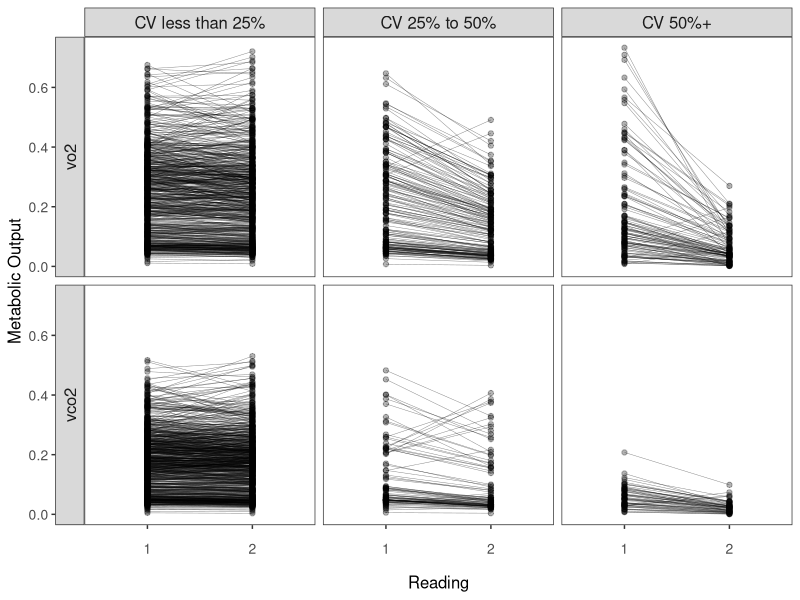
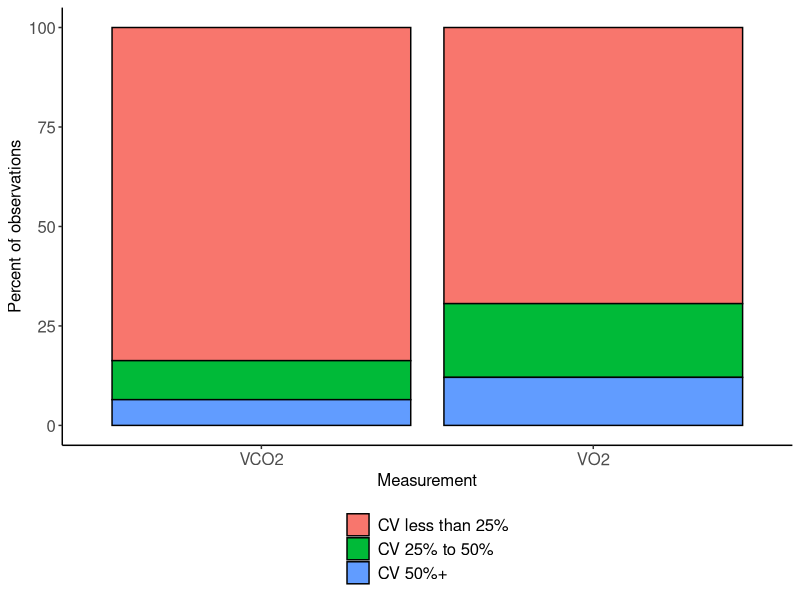
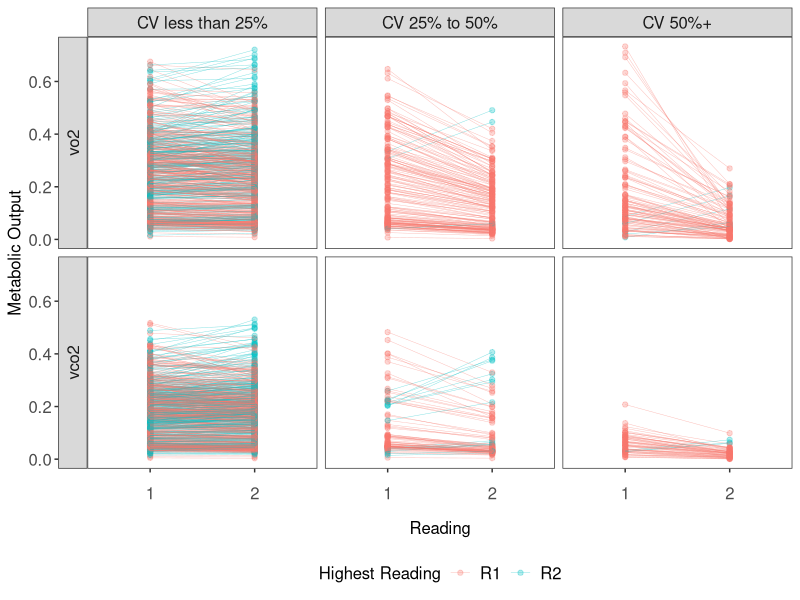
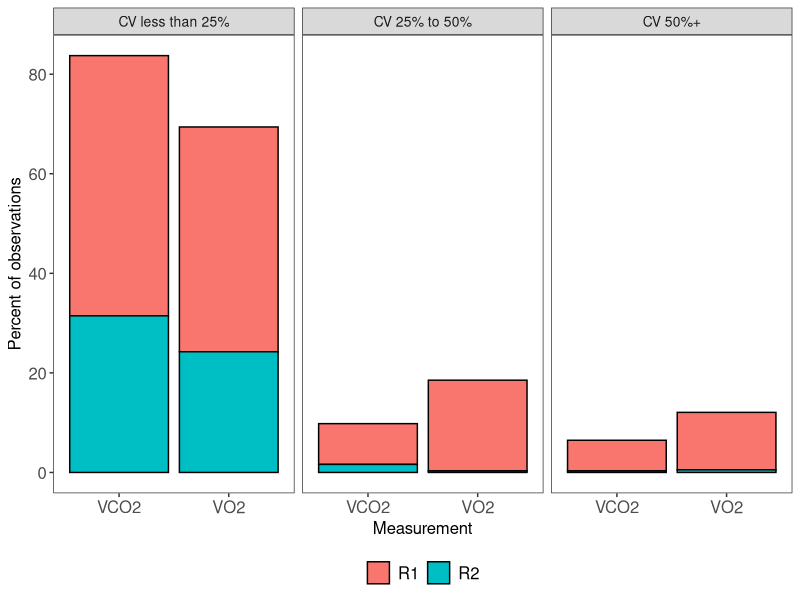
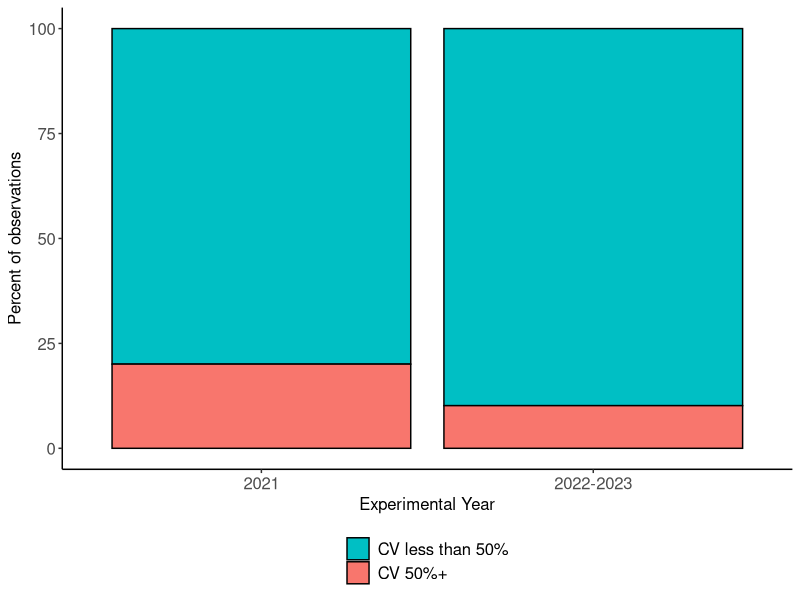
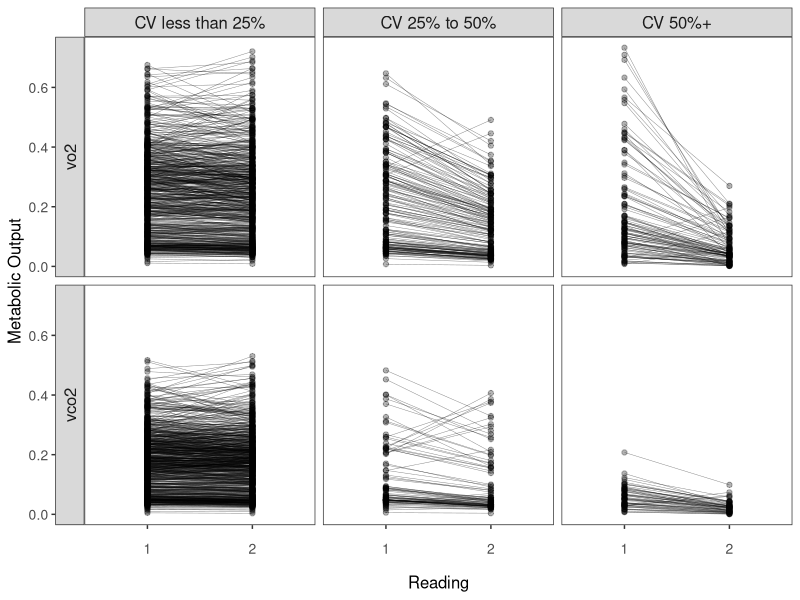
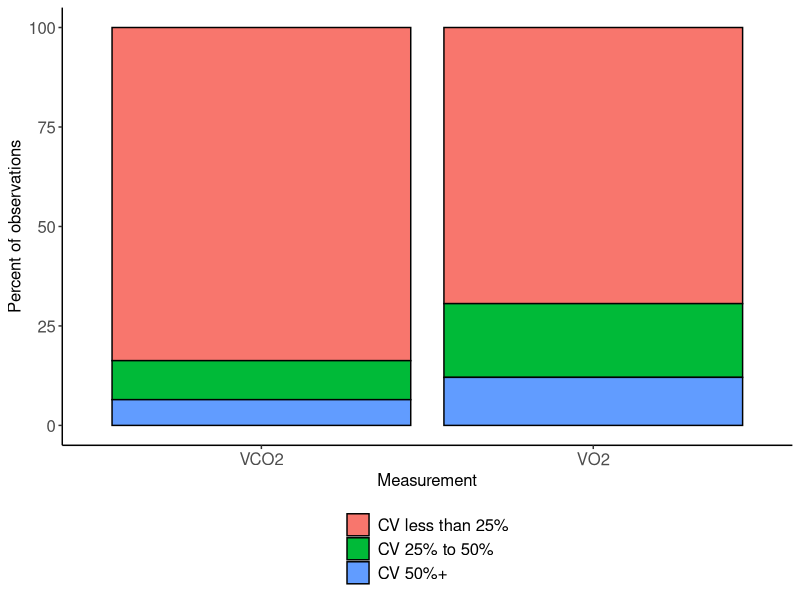
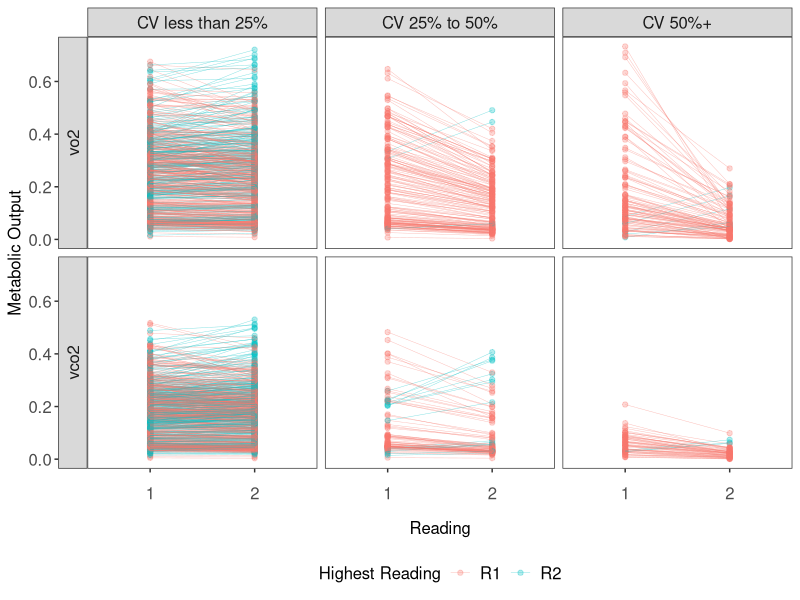

These figures' R source, in order:
##########################
# Adrien Eynaud
# 09 May 2026
# Promethion MS: analysis of technical replicates
##########################

# In this script, we will investigate MS Figure 1 and Supplementary Figure 1
# (technical replicates & coefficient of variation).


# load packages
library(plyr)
library(tidyverse)
library(lubridate)

# load data
dat.pub <- read.csv("Rdata/metab_replicates_for_analysis.csv")


# Figure 1 plots ----------------------------------------------------------

# Stratify by CV across the technical replicate readings.
high.cvs <- filter(dat.pub, cv.o2 >= 0 & cv.co2 >= 0)
high.cvs <- high.cvs[, which(colnames(high.cvs) %in% c("metab_identifier",
                                                       "reading",
                                                       "cv.o2",
                                                       "cv.co2",
                                                       "vo2",
                                                       "vco2"))]

long.high.cvs <- pivot_longer(
  high.cvs,
  cols = c(vo2, vco2),
  names_to = c("type"),
  values_to = c("value")
)

long.high.cvs <- pivot_longer(
  long.high.cvs,
  cols = c(cv.o2, cv.co2),
  values_to = c("cv_value")
)

ready.frame <- NULL
for (i in unique(long.high.cvs$metab_identifier)) {
  sub <- filter(long.high.cvs, metab_identifier == i)
  sub <- sub[c(5, 1, 8, 4), ]
  ready.frame <- rbind(ready.frame, sub)
}

ready.frame$cv_category <- NA
ready.frame$cv_category <- ifelse(ready.frame$cv_value < 25, "CV less than 25%", ready.frame$cv_category)
ready.frame$cv_category <- ifelse(ready.frame$cv_value >= 25 & ready.frame$cv_value < 50, "CV 25% to 50%", ready.frame$cv_category)
ready.frame$cv_category <- ifelse(ready.frame$cv_value >= 50, "CV 50%+", ready.frame$cv_category)

ready.frame$cv_category <- factor(ready.frame$cv_category,
                                  levels = c("CV less than 25%", "CV 25% to 50%", "CV 50%+"))
ready.frame$type <- factor(ready.frame$type, levels = c("vo2", "vco2"))

torm <- ready.frame[which(ready.frame$value > 0.75 | ready.frame$value < 0), ]$metab_identifier
`%notin%` <- Negate(`%in%`)
ready.frame <- ready.frame[which(ready.frame$metab_identifier %notin% torm), ]

# Figure 1B
p.reps <- ggplot(ready.frame, aes(x = as.factor(reading), y = value, group = metab_identifier)) +
  geom_point(alpha = 0.3, size = 1.5) +
  geom_line(alpha = 0.5, linewidth = 0.15, na.rm = TRUE) +
  theme_bw() +
  facet_grid(type ~ cv_category, scales = "fixed", space = "free_x", switch = "y") +
  labs(x = "Reading", y = "Metabolic Output", color = "Metabolic Identifier") +
  theme(
    legend.position = "bottom",
    axis.text = element_text(size = 10),
    axis.text.x = element_text(margin = margin(t = 10, b = 10)),
    axis.title = element_text(size = 12),
    strip.text = element_text(size = 12),
    panel.grid.major = element_blank(),
    panel.grid.minor = element_blank()
  )

p.reps
ggsave("Figures/cv_replicates/cv_replicate_readings.png", plot = p.reps, device = "png", dpi = 300, width = 5.2, height = 4)

# Figure 1C
pct.cv <- data.frame(table(ready.frame$cv_category, ready.frame$name))
pct.n <- ddply(pct.cv,
               .(Var2),
               summarise,
               n = sum(Freq))

pct.cv$n <- pct.n$n[match(pct.cv$Var2, pct.n$Var2)]
pct.cv$percent <- pct.cv$Freq / pct.cv$n * 100
pct.cv$Var2 <- ifelse(pct.cv$Var2 == "cv.o2", "VO2", "VCO2")

p.pct <- ggplot(pct.cv, aes(x = Var2, y = percent, fill = Var1)) +
  geom_bar(color = "black", stat = "identity") +
  theme_classic() +
  theme(legend.position = "bottom",
        legend.direction = "vertical",
        legend.text = element_text(size = 12),
        strip.text = element_text(size = 12),
        axis.text = element_text(size = 12),
        legend.title = element_blank(),
        axis.title = element_text(size = 12)) +
  labs(x = "Measurement", y = "Percent of observations")

p.pct
ggsave("Figures/cv_replicates/percent_of_observations.png", plot = p.pct, device = "png", dpi = 300, width = 2.5, height = 4)


# Supplementary Figure 1 --------------------------------------------------

# Fig. S1A-B: reading 1 versus reading 2 directionality
ready.frame2 <- ddply(ready.frame,
                      .(metab_identifier, name),
                      transform,
                      diff = value[reading == 1] - value[reading == 2])

ready.frame2$direction <- ifelse(ready.frame2$diff >= 0, "R1", "R2")

p.reps.r1r2 <- ggplot(ready.frame2, aes(x = as.factor(reading), y = value, group = metab_identifier, color = direction)) +
  geom_point(alpha = 0.3, size = 1.5) +
  geom_line(alpha = 0.5, linewidth = 0.15, na.rm = TRUE) +
  theme_bw() +
  facet_grid(type ~ cv_category, scales = "fixed", space = "free_x", switch = "y") +
  labs(x = "Reading", y = "Metabolic Output", color = "Highest Reading") +
  theme(
    legend.position = "bottom",
    axis.text = element_text(size = 12),
    axis.text.x = element_text(size = 12, margin = margin(t = 10, b = 10)),
    axis.title = element_text(size = 12),
    strip.text = element_text(size = 12),
    panel.grid.major = element_blank(),
    panel.grid.minor = element_blank(),
    legend.text = element_text(size = 12),
    legend.title = element_text(size = 12)
  )
p.reps.r1r2
ggsave("Figures/cv_replicates/cv_replicate_readings_R1R2.png", plot = p.reps.r1r2, device = "png", dpi = 300, width = 5.2, height = 4)

dat.pct <- ready.frame2 %>%
  select(cv_category, name, metab_identifier, direction) %>%
  unique()

pct.cv.r <- data.frame(table(dat.pct$cv_category, dat.pct$name, dat.pct$direction))
pct.n.r <- ddply(pct.cv.r,
                 .(Var2),
                 summarise,
                 n = sum(Freq))

pct.cv.r$n <- pct.n.r$n[match(pct.cv.r$Var2, pct.n.r$Var2)]
pct.cv.r$percent <- pct.cv.r$Freq / pct.cv.r$n * 100
pct.cv.r$Var2 <- ifelse(pct.cv.r$Var2 == "cv.o2", "VO2", "VCO2")

p.pct.r1r2 <- ggplot(pct.cv.r, aes(x = Var2, y = percent, fill = Var3)) +
  geom_bar(color = "black", stat = "identity") +
  facet_wrap(~Var1) +
  theme_bw() +
  theme(legend.position = "bottom",
        legend.direction = "horizontal",
        legend.text = element_text(size = 12),
        strip.text = element_text(size = 10),
        axis.text = element_text(size = 12),
        legend.title = element_blank(),
        axis.title = element_text(size = 12),
        panel.grid.major = element_blank(),
        panel.grid.minor = element_blank()) +
  labs(x = "Measurement", y = "Percent of observations")

p.pct.r1r2
ggsave("Figures/cv_replicates/percent_of_observations_R1R2.png", plot = p.pct.r1r2, device = "png", dpi = 300, width = 4.5, height = 3.5)

# Fig. S1C: proportion of high CV values across years
collapsed <- dat.pub[which(dat.pub$reading == 1), ]
full.tubes <- filter(collapsed, group == "pup", vo2 > 0, cv.o2 > 0)

full.tubes$year <- year(ymd(full.tubes$expDate))
full.tubes$cv_high <- ifelse(full.tubes$cv.o2 > 50, TRUE, FALSE)
full.tubes$year_group <- ifelse(full.tubes$year == 2021, "2021", "2022-2023")

contingency.table <- table(full.tubes$year_group, full.tubes$cv_high)
fisher.test(contingency.table)

pct.cv.year <- data.frame(table(full.tubes$year_group, full.tubes$cv_high))
pct.n.year <- ddply(pct.cv.year,
                    .(Var1),
                    summarise,
                    n = sum(Freq))

pct.cv.year$n <- pct.n.year$n[match(pct.cv.year$Var1, pct.n.year$Var1)]
pct.cv.year$percent <- pct.cv.year$Freq / pct.cv.year$n * 100
pct.cv.year$Var2 <- ifelse(pct.cv.year$Var2 == FALSE, "CV less than 50%", "CV 50%+")
pct.cv.year$Var2 <- factor(pct.cv.year$Var2, levels = c("CV less than 50%", "CV 50%+"))

p.year <- ggplot(pct.cv.year, aes(x = Var1, y = percent, fill = Var2)) +
  geom_bar(color = "black", stat = "identity") +
  scale_fill_manual(values = c("CV less than 50%" = "#00BFC4", "CV 50%+" = "#F8766D")) +
  theme_classic() +
  theme(legend.position = "bottom",
        legend.direction = "vertical",
        legend.text = element_text(size = 12),
        strip.text = element_text(size = 12),
        axis.text = element_text(size = 12),
        legend.title = element_blank(),
        axis.title = element_text(size = 12)) +
  labs(x = "Experimental Year", y = "Percent of observations")

p.year

ggsave("Figures/cv_replicates/percent_of_obs_2021_vs_2022_2023.png", plot = p.year, device = "png", dpi = 300, width = 2.5, height = 4)
